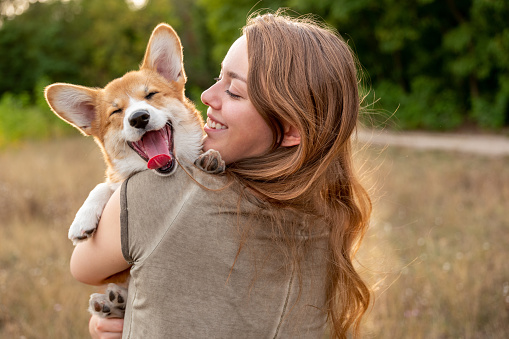
#> input picture pictures/dog.jpg, 509 x 339 px
$ python basic.py
#> lines starting #> are read from the running program, lines starting #| are printed output that depends on the picture; after the words box and inside, x2 and y2 are one past the last pixel; in counts of white or black regions, pixels touching at a corner belong together
import cv2 as cv
img=cv.imread('pictures/dog.jpg') #BGR image
#> img is the input picture: shape (339, 509, 3); mean B, G, R 79.4, 112.3, 134.5
cv.imshow('Dog',img)
# 1. to convert image to grayscale
#in grayscale, you see the intensity of the color rather than the color itself
gray=cv.cvtColor(img, cv.COLOR_BGR2GRAY)
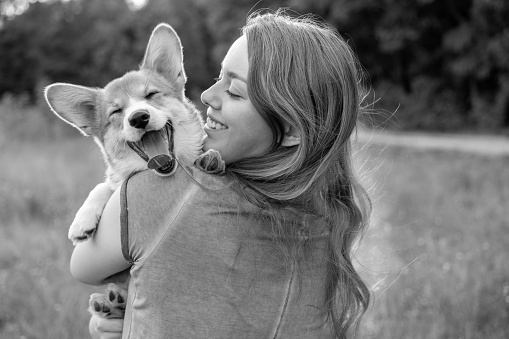
#> gray: shape (339, 509); min 0, max 255, mean 115.2
cv.imshow('Gray',gray)
#2. HOW TO BLUR AN IMAGE
blur=cv.GaussianBlur(img,(5,5),cv.BORDER_DEFAULT) #(3,3) is the kernel size, as to be odd, its actually the intensity of blurr
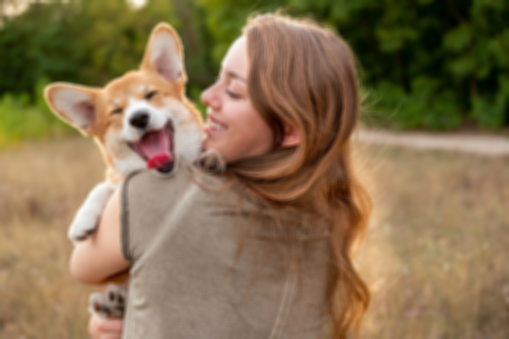
#> blur: shape (339, 509, 3); mean B, G, R 79.4, 112.3, 134.5
cv.imshow('BLUR',blur)
#3. edge cascade
canny=cv.Canny(img, 125, 175) #125 and 175 are threshhold values
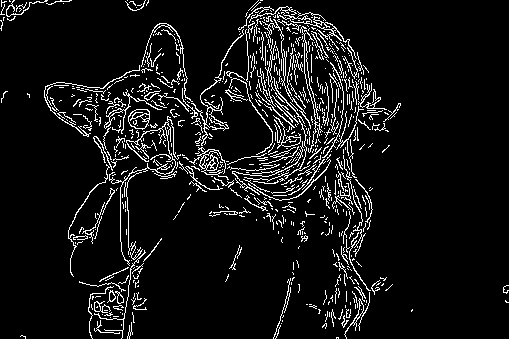
#> canny: shape (339, 509); 7.7% white in thin lines or dots
cv.imshow('CANNY',canny) #to reduce the edges, you may pass the blur
#4.dilating the image
dilated=cv.dilate(canny,(3,3),iterations=1)
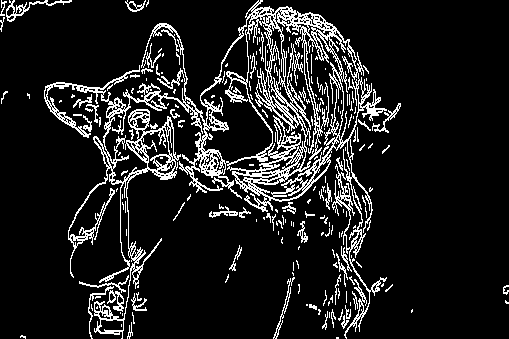
#> dilated: shape (339, 509); 11.9% white in thin lines or dots
cv.imshow('dilate',dilated)
#5.Eroding
eroded=cv.erode(dilated,(7,7),iterations=1)
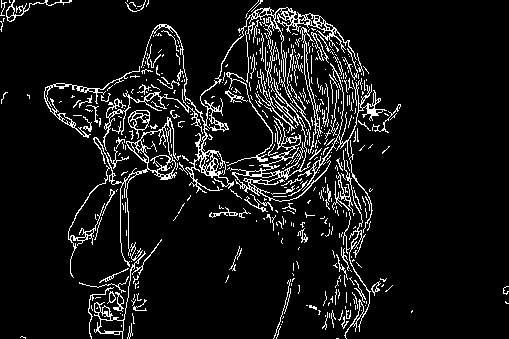
#> eroded: shape (339, 509); 8.4% white in thin lines or dots
cv.imshow('eroded',eroded)
#6.Resize
resized=cv.resize(img,(500,500),interpolation=cv.INTER_AREA)
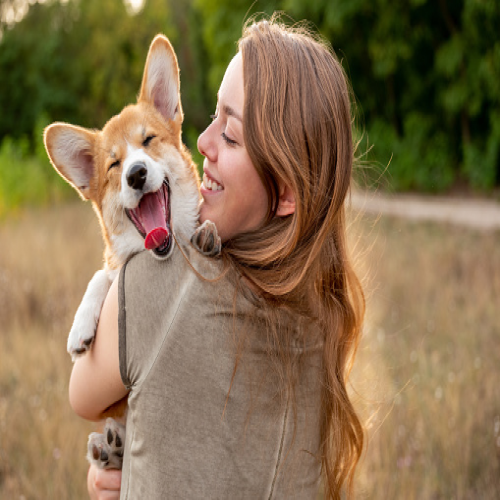
#> resized: shape (500, 500, 3); mean B, G, R 79.3, 112.2, 134.4
#INTER_AREA used when resizing the image to dimensions smaller than the dimensions of the original pic
#INTER_LINEAR/INTER_CUBIC when doing the opposite
#INTER_CUBIC gives image of much higher quality
cv.imshow('Resize',resized)
#7.cropping
cropped=img[50:200,200:400]
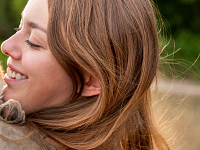
#> cropped: shape (150, 200, 3); mean B, G, R 67.4, 93.9, 128.7
cv.imshow('Cropped',cropped)

cv.waitKey(0)

$ run again, with pictures/balloon.jpg copied over pictures/dog.jpg
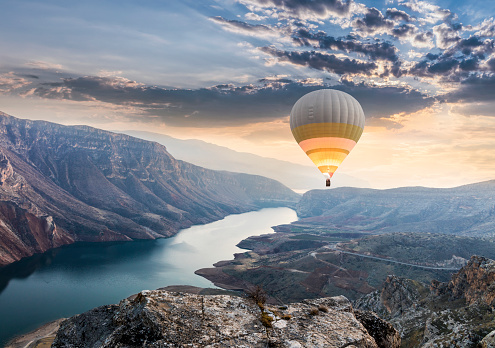
#> input picture pictures/balloon.jpg, 495 x 348 px
#> img is the input picture: shape (348, 495, 3); mean B, G, R 137.8, 130, 125.5
#> `canny=cv.Canny(img, 125, 175)`:
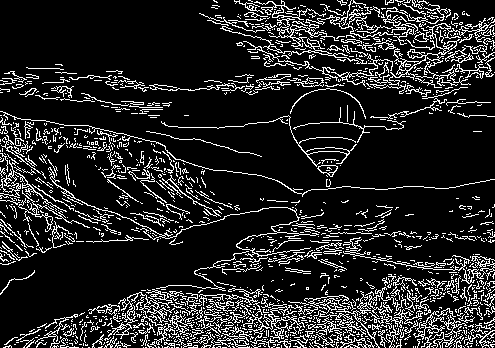
#> canny: shape (348, 495); 14.8% white in thin lines or dots
#> dilated: shape (348, 495); 25.5% white in thin lines or dots
#> eroded: shape (348, 495); 17.3% white in thin lines or dots
#> `cropped=img[50:200,200:400]`:
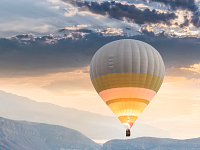
#> cropped: shape (150, 200, 3); mean B, G, R 157.7, 163.6, 172

$ run again, with pictures/football.jpg copied over pictures/dog.jpg
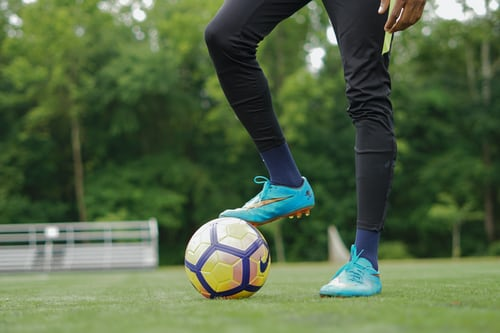
#> input picture pictures/football.jpg, 500 x 333 px
#> img is the input picture: shape (333, 500, 3); mean B, G, R 69.9, 103.3, 84
#> `canny=cv.Canny(img, 125, 175)`:
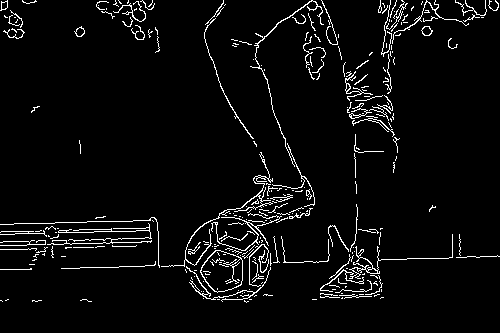
#> canny: shape (333, 500); 4.5% white in thin lines or dots
#> dilated: shape (333, 500); 7.4% white in thin lines or dots
#> eroded: shape (333, 500); 4.8% white in thin lines or dots
#> `cropped=img[50:200,200:400]`:
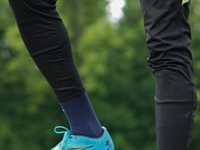
#> cropped: shape (150, 200, 3); mean B, G, R 48.5, 69.2, 50.4

$ run again, with pictures/large_cat.jpg copied over pictures/dog.jpg
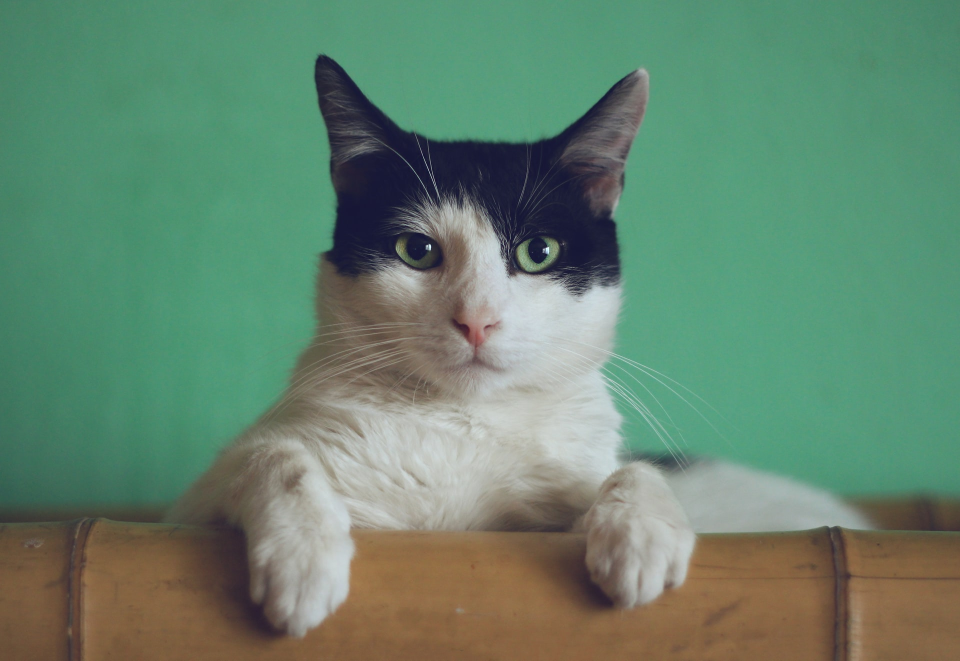
#> input picture pictures/large_cat.jpg, 1920 x 1321 px (shown at 1/2 size)
#> img is the input picture: shape (1321, 1920, 3); mean B, G, R 109.8, 132.3, 100.6
#> canny: shape (1321, 1920); 0.65% white in thin lines or dots, all inside (x1, y1, x2, y2) = (629, 106, 1920, 1147)
#> dilated: shape (1321, 1920); 1.1% white in thin lines or dots, all inside (x1, y1, x2, y2) = (629, 106, 1920, 1148)
#> eroded: shape (1321, 1920); 0.73% white in thin lines or dots, all inside (x1, y1, x2, y2) = (629, 107, 1920, 1148)
#> `cropped=img[50:200,200:400]`:
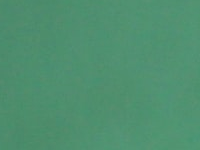
#> cropped: shape (150, 200, 3); mean B, G, R 111.6, 143.8, 78.9
